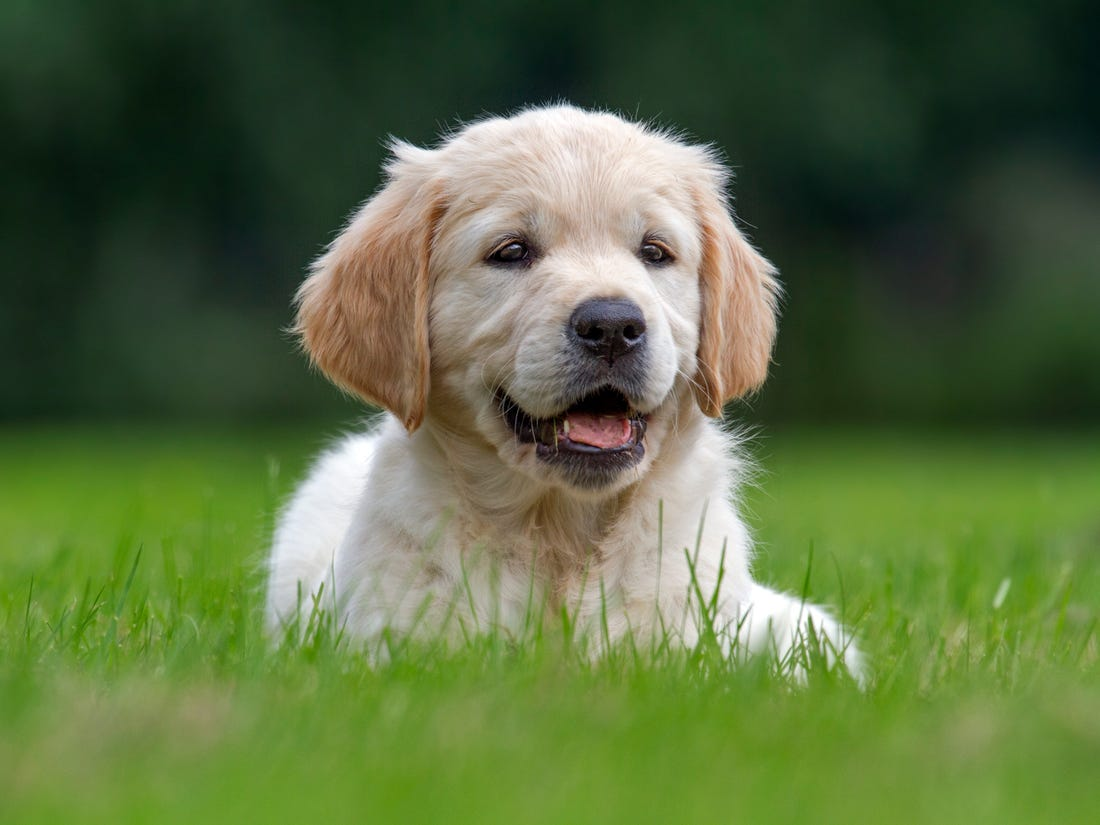
#> input picture images/Dog_Breeds.jpg, 1100 x 825 px, found by its file name; its folder holds only this picture in this run
$ jupyter execute --allow-errors Lab3.ipynb
#> lines starting #> are read from the running program, lines starting #| are printed output that depends on the picture
# **Lab3 : Photo Mosaic using KNN Clustering**

[cell 1]
import cv2
import numpy as np
import pandas as pd
import matplotlib.pyplot as plt
import glob

from sklearn.cluster import KMeans

from scipy import spatial

from tqdm import tqdm
import cv2
import os
import random

## Feature Preparation for tile images

Locate the directory containing your tile images dataset. Ensure that the images in this directory have a wide range of colors to create a visually appealing mosaic. List all the image filenames in the directory to `fnames`. ***Select a subset of these filenames to use as tile images, with at least 100 images in total, and assign them to `fnames_mini`.***

[cell 2]
### START CODE HERE ###
from os import listdir
from os.path import isfile, join


fnames = [f for f in listdir('asset/images') if isfile(join('asset/images', f))]
fnames_mini = fnames
numImg = len(fnames)
### END CODE HERE ###

#> (a cell that did not finish here is left out)

### Loading and Resizing Tile Images
Define the size to which all tile images will be resized. This ensures consistency in the dimensions of the tile images.
Iterate over the list of tile image filenames. Resize the image to the predefined `tile_size`. Append the processed image to the list of `tiles`.

[cell 4]
### START CODE HERE ###
tiles = []

tile_size = (120, 120)

images = [cv2.resize(plt.imread('asset/images/' + fname), tile_size) for fname in fnames_mini]
#> images = 1 item

tiles.extend(images)
### END CODE HERE ###

[cell 5]
assert len(tiles) == len(fnames_mini), "The number of processed images does not match the number of filenames. Ensure all images are loaded and processed correctly."

Randomly select a few tile images from your dataset and display them using Matplotlib. This will help you visually inspect the tile images to ensure they are loaded and processed correctly.
<details>

<summary>
<font size="3" color="orange">
<b>Expected output</b>
</font>
</summary>

- The output should resemble this, but not be identical

</details>

[cell 6]
### START CODE HERE ###
def subplot(axs, img, title, axis='off', cmap="viridis"):
    axs.imshow(img, cmap=cmap)
    axs.set_title(title)
    axs.axis(axis)

fig, axs = plt.subplots(1, 3, figsize = (16, 9))

random_elements = random.choices(range(len(tiles)), k=3)
#> random_elements = [0, 0, 0]

print(len(random_elements))
#| 3
for i, element in enumerate(random_elements):
    subplot(axs[i], np.array(tiles[element]), 'Tile ' + str(element), axis='on')
#> this loop made 3 passes

### END CODE HERE ###
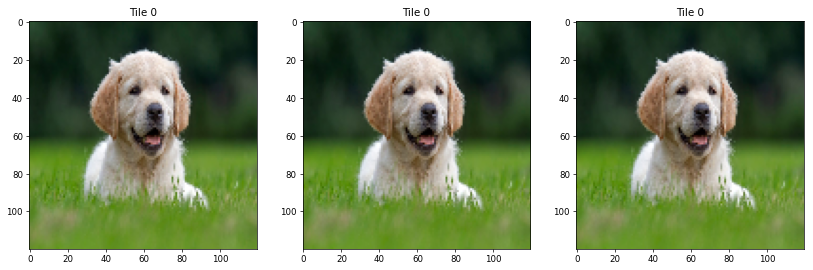
#> figure drawn by matplotlib, 3 panels

Calculate the average color for each tile image and add the resulting mean color to the `colors` list.

[cell 7]
### START CODE HERE ###
colors = (np.array([np.mean(tiles[i], axis=(0, 1)) for i in range(len(tiles))])).astype(np.uint8)
#> colors = [[89, 107, 64]]


### END CODE HERE ###

Create a visual representation of the mean colors calculated for each tile image.
<details>

<summary>
<font size="3" color="orange">
<b>Expected output</b>
</font>
</summary>

- The output should resemble this, but not be identical
- Example output where `numImg = 10`

- Example output where `numImg = 500`

</details>

[cell 8]
### START CODE HERE ###
news = colors.reshape((1, len(tiles), 3))
#> news = [[89, 107, 64]]
fig, axs = plt.subplots(1, 1, figsize = (16, 1))
axs.imshow(news, aspect='auto')
print(np.max(news))
#| 107

### END CODE HERE ###
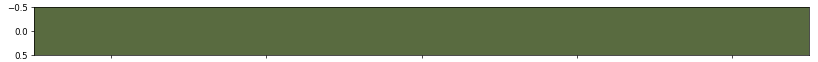
#> figure drawn by matplotlib, 1 panel

## Preparation for main image

Load the main image.
<details>

<summary>
<font size="3" color="orange">
<b>Expected output</b>
</font>
</summary>

- The output should resemble this, but not be identical

</details>

[cell 9]
### START CODE HERE ###
og_img = plt.imread('asset/images/' + random.choice(fnames))
#> og_img is the input picture: shape (825, 1100, 3); mean R, G, B 89.4, 108, 64.9

main_img = og_img.copy()
plt.imshow(og_img)
### END CODE HERE ###

Compute the number of tiles required in the height and width dimensions of the image. This is based on the size of each tile and the dimensions of the original image. Define the dimensions for the resized image grid.

[cell 10]
### START CODE HERE ###
height = 120
width = 160
dim = (width, height)

### END CODE HERE ###

Visualize the resized image to ensure proper alignment with the tile grid.
<details>

<summary>
<font size="3" color="orange">
<b>Expected output</b>
</font>
</summary>

- The output should resemble this, but not be identical

</details>

[cell 11]
### START CODE HERE ###
resize_img = cv2.resize(og_img, dim)
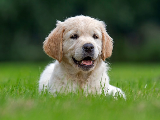
#> resize_img: shape (120, 160, 3); mean R, G, B 89.4, 107.9, 64.8
plt.imshow(resize_img)
### END CODE HERE ###

Create a KDTree from the list of mean colors of the tile images using [`spatial.KDTree()`](https://docs.scipy.org/doc/scipy/reference/generated/scipy.spatial.KDTree.html). Use `closest_tiles` to store the index of the closest tile image for each pixel in the resized main image.
***Try with difference value of k in `tree.query()`***

[cell 12]
### START CODE HERE ###
tree = spatial.KDTree(colors)
distance, closest_tiles = tree.query(resize_img, k=1)
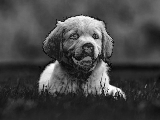
#> distance: shape (120, 160) float64; min 7.81, max 293.2, mean 86.5; drawn with min black and max white
#> closest_tiles: shape (120, 160) int64; every value is 0

### END CODE HERE ###

[cell 13]
assert closest_tiles.shape == (height, width), "The shape of the closest_tiles array does not match the expected dimensions."

Visualizing `closest_tiles` Indices
<details>

<summary>
<font size="3" color="orange">
<b>Expected output</b>
</font>
</summary>

- The output should resemble this, but not be identical

</details>

[cell 14]
### START CODE HERE ###
plt.imshow(closest_tiles)
### END CODE HERE ###

Create a copy of the resized main image and replace each pixel region with the corresponding tile image based on the closest tile indices to assemble the final photo mosaic.

[cell 15]
### START CODE HERE ###
import math
output = resize_img.copy()

def create_mosaic(target_image, block_size, tiles, tree, k=1):
#> called with block_size = (1, 1), k = 1
    h, w = target_image.shape[:2]
#> h = 120; w = 160
    h1, w1 = tiles[0].shape[:2]
#> h1 = 120; w1 = 120
    nh = math.ceil(h/block_size[0])
#> nh = 120
    nw = math.ceil(w/block_size[1])
#> nw = 160
    mosaic = np.zeros((h1*nh, w1*nw, 3), dtype=np.uint8)

    for i in range(0, nh):
        for j in range(0, nw):
            block = target_image[i*block_size[0]:(i+1)*block_size[0], j*block_size[1]:(j+1)*block_size[1]]
            mean_color_block = np.mean(block, axis=(0, 1))

            distance, closest_tiles_idx = tree.query(mean_color_block, k)
            if closest_tiles_idx.size > 1:
                closest_tiles_idx = closest_tiles_idx[0]
            closest_tile = tiles[closest_tiles_idx]

            mosaic[i*h1:(i+1)*h1, j*w1:(j+1)*w1] = closest_tile

    return np.array(mosaic)

output2 = cv2.resize(output, (6000, 7000))

def create_mosaic2(target_image, tiles, tree, k=1):
    h, w = target_image.shape[:2]
    h1, w1 = tiles[0].shape[:2]
    nh = math.ceil(h/h1)
    nw = math.ceil(w/w1)
    mosaic = np.zeros_like(target_image, dtype=np.uint8)

    for i in range(0, nh):
        for j in range(0, nw):
            block = target_image[i*h1:(i+1)*h1, j*w1:(j+1)*w1]
            mean_color_block = np.mean(block, axis=(0, 1))

            distance, closest_tiles_idx = tree.query(mean_color_block, k)
            if closest_tiles_idx.size > 1:
                closest_tiles_idx = closest_tiles_idx[-1]
            closest_tile = tiles[closest_tiles_idx]
            mosaic[i*h1:(i+1)*h1, j*w1:(j+1)*w1] = closest_tile[:h - i*h1, :w - j*w1]

    return np.array(mosaic)


mosaic = create_mosaic(output, (1, 1), tiles, tree)
# mosaic = create_mosaic2(output2, tiles, tree)
#> (the rest of this cell did not finish here and is left out)

Create a side-by-side comparison of four images: the original image, the resized main image, the final mosaic, and the KDTree tile index grid. This helps visualize the mosaic creation process.
<details>

<summary>
<font size="3" color="orange">
<b>Expected output</b>
</font>
</summary>

- The output should resemble this, but not be identical

</details>

[cell 16]
### START CODE HERE ###
fig, axs = plt.subplots(1, 4, figsize = (16, 9))

subplot(axs[0], og_img, 'Original', axis='on')

$ run again, on images/anime2-tem.jpg
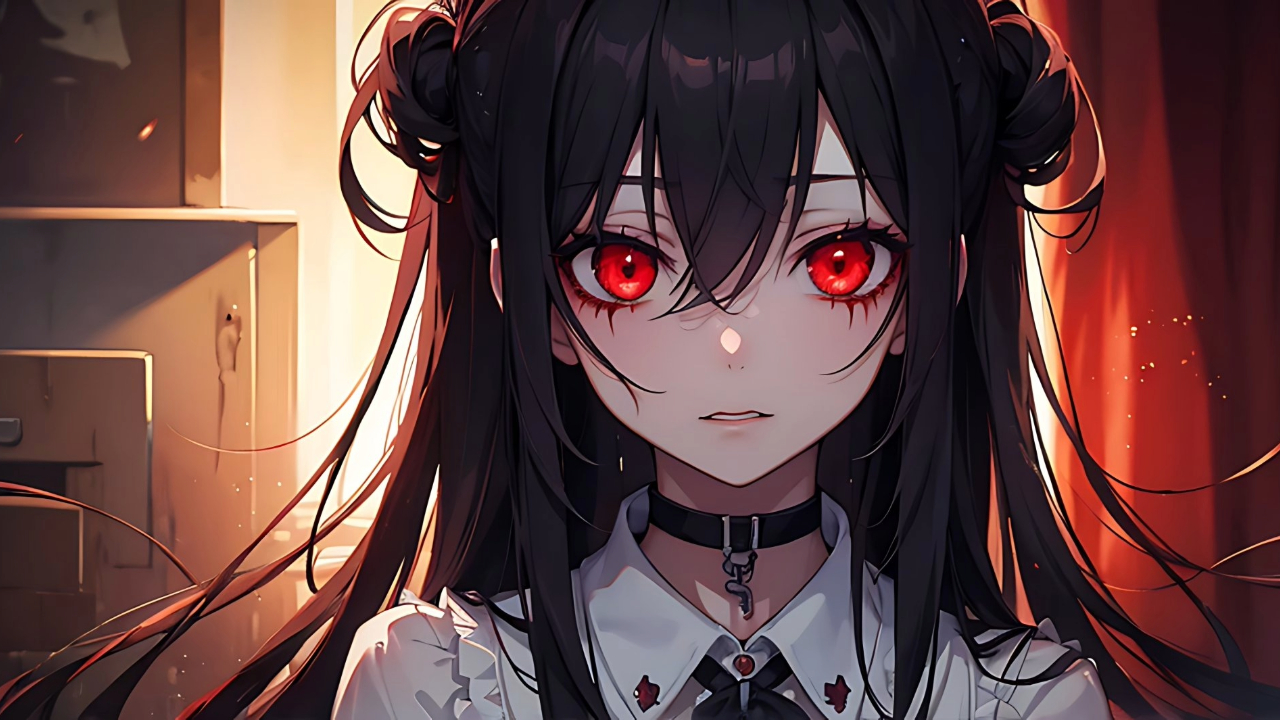
#> input picture images/anime2-tem.jpg, 1280 x 720 px, found by its file name
#> images = 1 item
#> random_elements = [0, 0, 0]
#| 3
#> the loop `for i, element in enumerate(random_elements):` made 3 passes
#> `[cell 6] ### START CODE HERE ### def subplot(axs, img, title, axis='of..`:
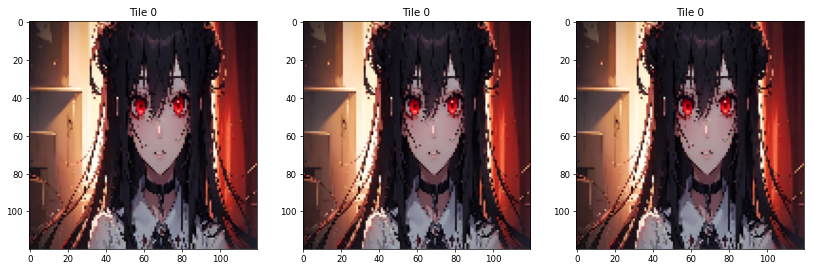
#> figure drawn by matplotlib, 3 panels
#> colors = [[98, 67, 65]]
#| 98
#> og_img is the input picture: shape (720, 1280, 3); mean R, G, B 98.8, 67.5, 65.9
#> `distance, closest_tiles = tree.query(resize_img, k=1)`:
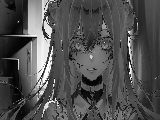
#> distance: shape (120, 160) float64; min 3, max 307.6, mean 99.2; drawn with min black and max white
#> closest_tiles: shape (120, 160) int64; every value is 0
